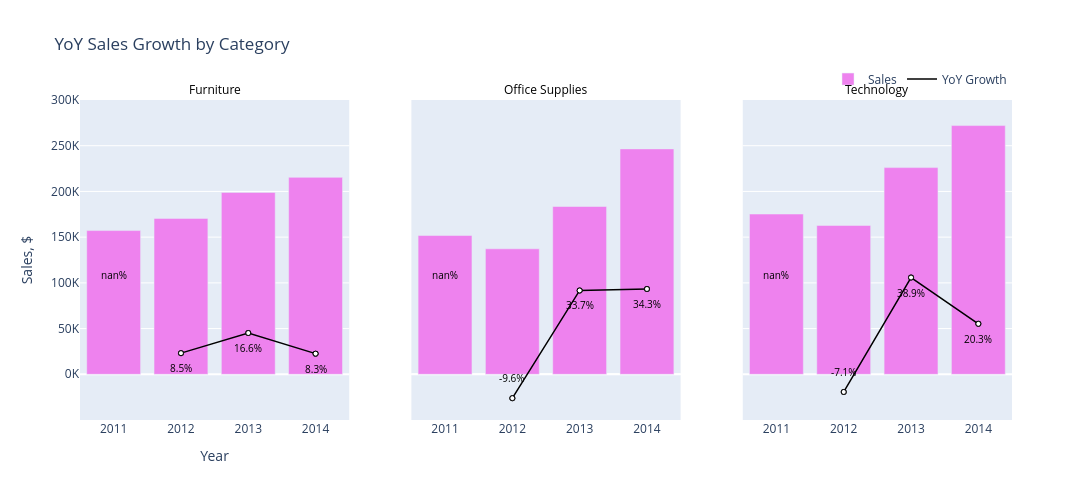

The notebook cell saved with this chart:
### Code cell
import pandas as pd
import plotly.express as px
import plotly.graph_objects as go
from plotly.subplots import make_subplots

# Assuming YoY is a pandas DataFrame
scale = sp_df['sales'].max()

# Create a figure with subplots for each category
fig = make_subplots(rows=1, cols=len(sp_df['category'].unique()),
                    subplot_titles=sp_df['category'].unique(),
                    shared_yaxes=True)

# Add bar traces for each category
for i, category in enumerate(sp_df['category'].unique()):
    category_data = sp_df[sp_df['category'] == category]
    fig.add_trace(
        go.Bar(x=category_data['year'], y=category_data['sales'],
               name='Sales', marker_color="violet",
               showlegend=False if i > 0 else True),
        row=1, col=i+1
    )

# Add line and point traces for YoY Growth
for i, category in enumerate(sp_df['category'].unique()):
    category_data = sp_df[sp_df['category'] == category]
    fig.add_trace(
        go.Scatter(x=category_data['year'], y=category_data['yoy_sales_growth'] * scale,
                   mode='lines', line=dict(color='black', width=1.5),
                   name='YoY Growth', showlegend=False if i > 0 else True),
        row=1, col=i+1
    )
    fig.add_trace(
        go.Scatter(x=category_data['year'], y=category_data['yoy_sales_growth'] * scale,
                   mode='markers', marker=dict(color='black', size=6),
                   showlegend=False),
        row=1, col=i+1
    )
    fig.add_trace(
        go.Scatter(x=category_data['year'], y=category_data['yoy_sales_growth'] * scale,
                   mode='markers', marker=dict(color='white', size=5, line=dict(color='black', width=1)),
                   showlegend=False),
        row=1, col=i+1
    )

    # Add text annotations for YoY Growth
    for j, row in category_data.iterrows():
        vjust = 2 if row['yoy_sales_growth'] < 0 else -1.5
        fig.add_annotation(
            x=row['year'], y=row['yoy_sales_growth'] * scale,
            text=f"{row['yoy_sales_growth']:.1%}",
            showarrow=False, yshift=vjust*10,
            font=dict(size=10, color='black'),
            row=1, col=i+1
        )

# Update layout
fig.update_layout(
    title_text="YoY Sales Growth by Category",
    xaxis_title="Year",
    yaxis_title="Sales, $",
    yaxis2=dict(
        title="",
        overlaying='y',
        side='right',
        tickvals=[0, 0.2, 0.4, 0.6, 0.8, 1.0],
        ticktext=['0%', '20%', '40%', '60%', '80%', '100%'],
        range=[-50000/scale, 300000/scale]
    ),
    yaxis=dict(
        tickvals=[0, 50000, 100000, 150000, 200000, 250000, 300000],
        ticktext=['0K', '50K', '100K', '150K', '200K', '250K', '300K'],
        range=[-50000, 300000]
    ),
    legend=dict(
        orientation="h",
        yanchor="bottom",
        y=1.02,
        xanchor="right",
        x=1
    ),
    height=500,
    width=1200
)

# Update subplot titles
for i, category in enumerate(sp_df['category'].unique()):
    fig.layout.annotations[i].update(text=category, font=dict(size=12, color='black'))

fig.show()

### Figure 1 — Plotly figure (JSON) as saved in the notebook; plotly's stock layout.template omitted (floating-point values rounded to 4 significant figures)
{"data": [{"marker": {"color": "violet"}, "name": "Sales", "showlegend": true, "type": "bar", "x": [2011, 2012, 2013, 2014], "xaxis": "x", "y": [157200.0, 170500.0, 198900.0, 215400.0], "yaxis": "y"}, {"marker": {"color": "violet"}, "name": "Sales", "showlegend": false, "type": "bar", "x": [2011, 2012, 2013, 2014], "xaxis": "x2", "y": [151800.0, 137200.0, 183500.0, 246500.0], "yaxis": "y2"}, {"marker": {"color": "violet"}, "name": "Sales", "showlegend": false, "type": "bar", "x": [2011, 2012, 2013, 2014], "xaxis": "x3", "y": [175300.0, 162800.0, 226100.0, 272000.0], "yaxis": "y3"}, {"line": {"color": "black", "width": 1.5}, "mode": "lines", "name": "YoY Growth", "showlegend": true, "type": "scatter", "x": [2011, 2012, 2013, 2014], "xaxis": "x", "y": [null, 23120.0, 45160.0, 22580.0], "yaxis": "y"}, {"marker": {"color": "black", "size": 6}, "mode": "markers", "showlegend": false, "type": "scatter", "x": [2011, 2012, 2013, 2014], "xaxis": "x", "y": [null, 23120.0, 45160.0, 22580.0], "yaxis": "y"}, {"marker": {"color": "white", "line": {"color": "black", "width": 1}, "size": 5}, "mode": "markers", "showlegend": false, "type": "scatter", "x": [2011, 2012, 2013, 2014], "xaxis": "x", "y": [null, 23120.0, 45160.0, 22580.0], "yaxis": "y"}, {"line": {"color": "black", "width": 1.5}, "mode": "lines", "name": "YoY Growth", "showlegend": false, "type": "scatter", "x": [2011, 2012, 2013, 2014], "xaxis": "x2", "y": [null, -26120.0, 91680.0, 93310.0], "yaxis": "y2"}, {"marker": {"color": "black", "size": 6}, "mode": "markers", "showlegend": false, "type": "scatter", "x": [2011, 2012, 2013, 2014], "xaxis": "x2", "y": [null, -26120.0, 91680.0, 93310.0], "yaxis": "y2"}, {"marker": {"color": "white", "line": {"color": "black", "width": 1}, "size": 5}, "mode": "markers", "showlegend": false, "type": "scatter", "x": [2011, 2012, 2013, 2014], "xaxis": "x2", "y": [null, -26120.0, 91680.0, 93310.0], "yaxis": "y2"}, {"line": {"color": "black", "width": 1.5}, "mode": "lines", "name": "YoY Growth", "showlegend": false, "type": "scatter", "x": [2011, 2012, 2013, 2014], "xaxis": "x3", "y": [null, -19310.0, 105800.0, 55220.0], "yaxis": "y3"}, {"marker": {"color": "black", "size": 6}, "mode": "markers", "showlegend": false, "type": "scatter", "x": [2011, 2012, 2013, 2014], "xaxis": "x3", "y": [null, -19310.0, 105800.0, 55220.0], "yaxis": "y3"}, {"marker": {"color": "white", "line": {"color": "black", "width": 1}, "size": 5}, "mode": "markers", "showlegend": false, "type": "scatter", "x": [2011, 2012, 2013, 2014], "xaxis": "x3", "y": [null, -19310.0, 105800.0, 55220.0], "yaxis": "y3"}], "layout": {"annotations": [{"font": {"color": "black", "size": 12}, "showarrow": false, "text": "Furniture", "x": 0.1444, "xanchor": "center", "xref": "paper", "y": 1, "yanchor": "bottom", "yref": "paper"}, {"font": {"color": "black", "size": 12}, "showarrow": false, "text": "Office Supplies", "x": 0.5, "xanchor": "center", "xref": "paper", "y": 1, "yanchor": "bottom", "yref": "paper"}, {"font": {"color": "black", "size": 12}, "showarrow": false, "text": "Technology", "x": 0.8556, "xanchor": "center", "xref": "paper", "y": 1, "yanchor": "bottom", "yref": "paper"}, {"font": {"color": "black", "size": 10}, "showarrow": false, "text": "nan%", "x": 2011, "xref": "x", "y": null, "yref": "y", "yshift": -15}, {"font": {"color": "black", "size": 10}, "showarrow": false, "text": "8.5%", "x": 2012, "xref": "x", "y": 23120.0, "yref": "y", "yshift": -15}, {"font": {"color": "black", "size": 10}, "showarrow": false, "text": "16.6%", "x": 2013, "xref": "x", "y": 45160.0, "yref": "y", "yshift": -15}, {"font": {"color": "black", "size": 10}, "showarrow": false, "text": "8.3%", "x": 2014, "xref": "x", "y": 22580.0, "yref": "y", "yshift": -15}, {"font": {"color": "black", "size": 10}, "showarrow": false, "text": "nan%", "x": 2011, "xref": "x2", "y": null, "yref": "y2", "yshift": -15}, {"font": {"color": "black", "size": 10}, "showarrow": false, "text": "-9.6%", "x": 2012, "xref": "x2", "y": -26120.0, "yref": "y2", "yshift": 20}, {"font": {"color": "black", "size": 10}, "showarrow": false, "text": "33.7%", "x": 2013, "xref": "x2", "y": 91680.0, "yref": "y2", "yshift": -15}, {"font": {"color": "black", "size": 10}, "showarrow": false, "text": "34.3%", "x": 2014, "xref": "x2", "y": 93310.0, "yref": "y2", "yshift": -15}, {"font": {"color": "black", "size": 10}, "showarrow": false, "text": "nan%", "x": 2011, "xref": "x3", "y": null, "yref": "y3", "yshift": -15}, {"font": {"color": "black", "size": 10}, "showarrow": false, "text": "-7.1%", "x": 2012, "xref": "x3", "y": -19310.0, "yref": "y3", "yshift": 20}, {"font": {"color": "black", "size": 10}, "showarrow": false, "text": "38.9%", "x": 2013, "xref": "x3", "y": 105800.0, "yref": "y3", "yshift": -15}, {"font": {"color": "black", "size": 10}, "showarrow": false, "text": "20.3%", "x": 2014, "xref": "x3", "y": 55220.0, "yref": "y3", "yshift": -15}], "height": 500, "legend": {"orientation": "h", "x": 1, "xanchor": "right", "y": 1.02, "yanchor": "bottom"}, "title": {"text": "YoY Sales Growth by Category"}, "width": 1200, "xaxis": {"anchor": "y", "domain": [0, 0.2889], "title": {"text": "Year"}}, "xaxis2": {"anchor": "y2", "domain": [0.3556, 0.6444]}, "xaxis3": {"anchor": "y3", "domain": [0.7111, 1]}, "yaxis": {"anchor": "x", "domain": [0, 1], "range": [-50000, 300000], "ticktext": ["0K", "50K", "100K", "150K", "200K", "250K", "300K"], "tickvals": [0, 50000, 100000, 150000, 200000, 250000, 300000], "title": {"text": "Sales, $"}}, "yaxis2": {"anchor": "x2", "domain": [0, 1], "matches": "y", "overlaying": "y", "range": [-0.1838, 1.103], "showticklabels": false, "side": "right", "ticktext": ["0%", "20%", "40%", "60%", "80%", "100%"], "tickvals": [0, 0.2, 0.4, 0.6, 0.8, 1], "title": {"text": ""}}, "yaxis3": {"anchor": "x3", "domain": [0, 1], "matches": "y", "showticklabels": false}}}
